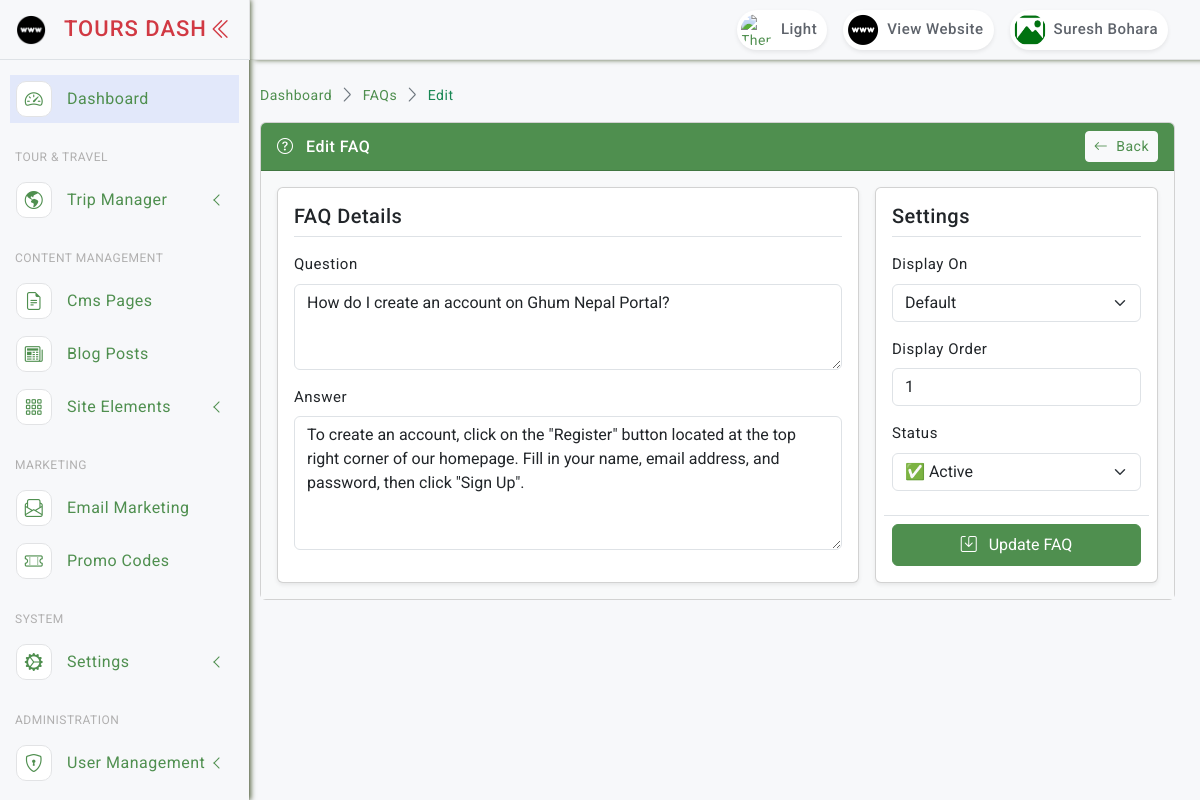
The page /faqs/1/update/ (signed in) on the database its author committed.
### accounts/models.py (models this page shows, shortened)
class AdminUser(AbstractBaseUser, PermissionsMixin):
    name = models.CharField(max_length=255)
    email = models.EmailField(unique=True)
    mobile = models.CharField(max_length=20, blank=True, null=True)
    address = models.TextField(blank=True, null=True)
    gender = models.CharField(max_length=20, blank=True, null=True)
    details = models.TextField(blank=True, null=True)
    image = models.ImageField(upload_to='admin_profiles/', null=True, blank=True, default='noimage.png')
    status = models.BooleanField(default=True)
    last_login_at = models.DateTimeField(null=True, blank=True)
    created_at = models.DateTimeField(auto_now_add=True)
    updated_at = models.DateTimeField(auto_now=True)
    is_active = models.BooleanField(default=True)
    is_staff = models.BooleanField(default=False)
    objects = AdminUserManager()
    USERNAME_FIELD = 'email'
    REQUIRED_FIELDS = ['name']
    @property
    def image_url(self):
        if self.image and str(self.image) != 'noimage.png':
            return self.image.url
        return '/static/asset/images/noimage.png'

### faqs/models.py (models this page shows, shortened)
class Faq(models.Model):
    display_on = models.CharField(max_length=100, default='default')
    question = models.TextField()
    answer = models.TextField()
    order_level = models.IntegerField(default=0)
    status = models.BooleanField(default=True)
    created_at = models.DateTimeField(auto_now_add=True)
    updated_at = models.DateTimeField(auto_now=True)
    class Meta:
        ordering = ['order_level']

### faqs/views.py (the view)
# urls.py: path('<int:pk>/update/', views.faq_update, name='faq_update'),
@login_required
def faq_update(request, pk):
    item = get_object_or_404(Faq, pk=pk)
    if request.method == 'POST':
        form = FaqForm(request.POST, request.FILES, instance=item)
        if form.is_valid():
            form.save()
            return JsonResponse({'success': True, 'message': 'FAQ updated successfully!'})
        return JsonResponse({'success': False, 'errors': form.errors}, status=422)
    return render(request, 'admin/faqs/form.html', {'form': FaqForm(instance=item), 'item': item})

### core/context_processors.py (called while the page is built)
def global_settings(request):
    setting = SiteSetting.get_instance()
    footer_categories = Category.objects.filter(
        parent__isnull=True,
        status=True
    ).prefetch_related('children').order_by('order_level')[:4]
    footer_pages = Page.objects.filter(status=True).order_by('order_level')[:4]
    footer_experts = Team.objects.filter(status=True).order_by('order_level')[:4]
    trekking_regions = Category.objects.filter(parent__slug='trekking', status=True).order_by('order_level')[:4]
    return {
        'setting': setting,
        'global_categories': footer_categories,
        'global_pages': footer_pages,
        'footer_experts': footer_experts,
        'trekking_regions': trekking_regions,
    }

### templates/admin/faqs/form.html (shortened to what this page needs)
{% extends "layouts/base.html" %}
{% load static %}
{% block content %}
<div class="page-breadcrumb d-none d-sm-flex align-items-center mb-3">
    <nav aria-label="breadcrumb">
        <ol class="breadcrumb mb-0 p-0">
            <li class="breadcrumb-item"><a href="{% url 'core:dashboard' %}">Dashboard</a></li>
            <li class="breadcrumb-item"><a href="{% url 'faqs:faq_list' %}">FAQs</a></li>
            <li class="breadcrumb-item active">{% if item %}Edit{% else %}Create{% endif %}</li>
        </ol>
    </nav>
</div>
<div class="card mb-4">
    <div class="card-header bg-custom text-white d-flex align-items-center justify-content-between py-2">
        <h6 class="mb-0"><i class="bi bi-question-circle me-2"></i> {% if item %}Edit{% else %}Create{% endif %} FAQ</h6>
        <a href="{% url 'faqs:faq_list' %}" class="btn btn-light btn-sm"><i class="bi bi-arrow-left me-1"></i> Back</a>
    </div>
    <div class="card-body bg-light p-3">
        <form id="faqForm" method="POST" enctype="multipart/form-data" action="{% if item %}{% url 'faqs:faq_update' item.id %}{% else %}{% url 'faqs:faq_create' %}{% endif %}">
            <div class="row g-3">
                <div class="col-lg-8">
                    <div class="card shadow-sm h-100">
                        <div class="card-body">
                            <h5 class="card-title mb-3 border-bottom pb-2">FAQ Details</h5>
                            <div class="row g-3">
                                <div class="col-12"><label class="form-label">Question</label>{{ form.question }}</div>
                                <div class="col-12"><label class="form-label">Answer</label>{{ form.answer }}</div>
                            </div>
                        </div>
                    </div>
                </div>
                <div class="col-lg-4">
                    <div class="card shadow-sm h-100">
                        <div class="card-body">
                            <h5 class="card-title mb-3 border-bottom pb-2">Settings</h5>
                            <div class="row g-3">
                                <div class="col-12"><label class="form-label">Display On</label>{{ form.display_on }}</div>
                                <div class="col-12"><label class="form-label">Display Order</label>{{ form.order_level }}</div>
                                <div class="col-12"><label class="form-label">Status</label>{{ form.status }}</div>
                                <div class="col-12 mt-4 pt-2 border-top">
                                    <button type="submit" class="btn btn-primary w-100 py-2" id="submitBtn"><i class="bi bi-save me-2"></i> {% if item %}Update{% else %}Create{% endif %} FAQ</button>
                                </div>
                            </div>
                        </div>
                    </div>
                </div>
            </div>
        </form>
    </div>
</div>
{% endblock %}

### templates/includes/admin/header.html (shortened to what this page needs)
{% load static %}
<header class="top-header">
    <nav class="navbar navbar-expand">
        <div class="top-navbar-right ms-3 ms-auto">
            <ul class="navbar-nav align-items-center">
                <li class="nav-item">
                    <a id="darkModeButton" class="nav-link" href="javascript:void(0);" aria-label="Toggle Dark Mode">
                        <div class="user-setting d-flex align-items-center gap-1">
                            <img id="moonIcon" src="{% static 'asset/images/moon_light.png' %}" class="user-img" alt="Theme">
                            <div class="user-name d-none d-sm-block">Light</div>
                        </div>
                    </a>
                </li>
                <li class="nav-item">
                    <a class="nav-link" href="/" target="_blank">
                        <div class="user-setting d-flex align-items-center gap-1">
                            <img src="{% static 'asset/images/website.png' %}" class="user-img" alt="Website">
                            <div class="user-name d-none d-sm-block">View Website</div>
                        </div>
                    </a>
                </li>
                <li class="nav-item dropdown dropdown-large">
                    <a class="nav-link dropdown-toggle dropdown-toggle-nocaret" href="#" data-bs-toggle="dropdown" aria-expanded="false">
                        <div class="user-setting d-flex align-items-center gap-1">
                            <img src="{{ request.user.image_url }}" class="user-img" alt="User">
                            <div class="user-name d-none d-sm-block">{{ request.user.name|default:"Admin" }}</div>
                        </div>
                    </a>
                </li>
            </ul>
        </div>
    </nav>
</header>

### static/asset/css/style.css (style rules this page uses)
body { font-size: 14px; color: #4c5258; letter-spacing: .5px; font-family: Roboto, sans-serif; background-color: #f7f8fa; overflow-x: hidden; }
a { text-decoration: none; }
::placeholder { opacity: 0.4 !important; }
.top-header .navbar { box-shadow: 5px 0 5px rgb(93 105 72); position: fixed; top: 0; left: 250px; right: 0; background-color: #f7f8fa; border-bottom: 1px solid #e2e3e4; background-clip: padding-box; height: 60px; z-index: 10; padding: 0 1.5rem; transition: all .2s; }
.top-header .navbar .user-setting { height: 40px; border-radius: 30px; background-color: #fff; box-shadow: 0 0.125rem 0.25rem rgb(0 0 0 / 8%); }
.dropdown-toggle-nocaret:after { display: none }
.top-header .navbar .dropdown-large { position: relative }
.top-header .navbar .user-img { width: 40px; height: 40px; padding: 4px; border-radius: 50%; }
.top-header .navbar .user-name { font-size: 15px; color: #5e636b; font-weight: 500; padding-right: 10px; }
.page-breadcrumb .breadcrumb-item+.breadcrumb-item::before { display: inline-block; padding-right: .5rem; color: #6c757d; font-family: LineIcons; content: "\ea5c"; }
.page-breadcrumb .breadcrumb li.breadcrumb-item { font-size: 15spx; }
.breadcrumb-item.active { color: #198754!important; }
.bg-custom { background-color: #4f8f4f; }

### static/asset/css/custom.css (style rules this page uses)
.btn-primary { color: #fff; background-color: #4f8f4f!important; border-color: #4f8f4f!important; }
a { color: #4f8f4f!important; }
.card-header { border-radius: none!important; }
label { margin-bottom: 5px; font-weight: 400; font-size: 15px; }

### static/asset/css/dark-theme.css (style rules this page uses)
html.dark-theme .menu-title,a { color: #ffffff; }

### rows shown on the page
AdminUser: user.image_url (placeholder picture), user.name "Suresh Bohara"
Faq: question "How do I create an account on Ghum Nepal Portal?", answer "To create an account, click on the \"Register\" button located at the top right corner of our homepage. Fill in your name, email address, and password, then click \"Sign Up\".", display_on "Default", order_level "1", status "✅ Active"
